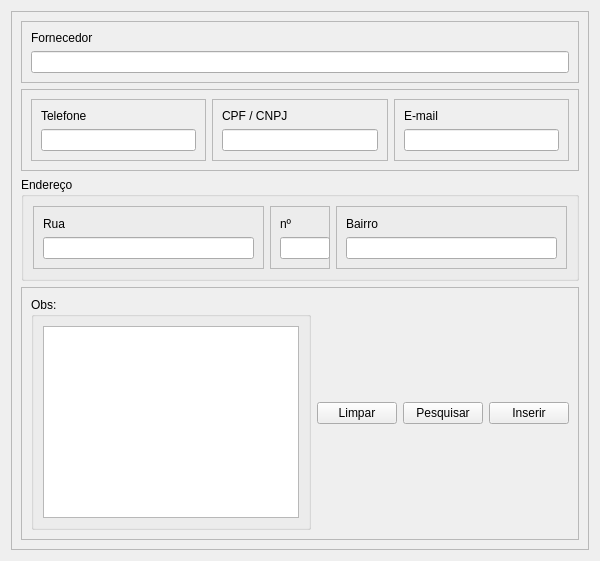
         <widget class="QWidget" name="tab_3">
          <attribute name="title">
           <string>Fornecedores</string>
          </attribute>
          <layout class="QHBoxLayout" name="horizontalLayout_11">
           <item>
            <widget class="QFrame" name="frame_13">
             <property name="minimumSize">
              <size>
               <width>0</width>
               <height>200</height>
              </size>
             </property>
             <property name="frameShape">
              <enum>QFrame::StyledPanel</enum>
             </property>
             <property name="frameShadow">
              <enum>QFrame::Raised</enum>
             </property>
             <layout class="QVBoxLayout" name="verticalLayout_10">
              <item>
               <widget class="QFrame" name="frame_15">
                <property name="frameShape">
                 <enum>QFrame::StyledPanel</enum>
                </property>
                <property name="frameShadow">
                 <enum>QFrame::Raised</enum>
                </property>
                <layout class="QVBoxLayout" name="verticalLayout_11">
                 <item>
                  <widget class="QLabel" name="label_9">
                   <property name="text">
                    <string>Fornecedor</string>
                   </property>
                  </widget>
                 </item>
                 <item>
                  <widget class="QLineEdit" name="lineEdit_8"/>
                 </item>
                </layout>
               </widget>
              </item>
              <item>
               <widget class="QFrame" name="frame_16">
                <property name="frameShape">
                 <enum>QFrame::StyledPanel</enum>
                </property>
                <property name="frameShadow">
                 <enum>QFrame::Raised</enum>
                </property>
                <layout class="QHBoxLayout" name="horizontalLayout_7">
                 <item>
                  <widget class="QFrame" name="frame_17">
                   <property name="frameShape">
                    <enum>QFrame::StyledPanel</enum>
                   </property>
                   <property name="frameShadow">
                    <enum>QFrame::Raised</enum>
                   </property>
                   <layout class="QVBoxLayout" name="verticalLayout_12">
                    <item>
                     <widget class="QLabel" name="label_10">
                      <property name="text">
                       <string>Telefone</string>
                      </property>
                     </widget>
                    </item>
                    <item>
                     <widget class="QLineEdit" name="lineEdit_9">
                      <property name="minimumSize">
                       <size>
                        <width>0</width>
                        <height>22</height>
                       </size>
                      </property>
                     </widget>
                    </item>
                   </layout>
                  </widget>
                 </item>
                 <item>
                  <widget class="QFrame" name="frame_18">
                   <property name="frameShape">
                    <enum>QFrame::StyledPanel</enum>
                   </property>
                   <property name="frameShadow">
                    <enum>QFrame::Raised</enum>
                   </property>
                   <layout class="QVBoxLayout" name="verticalLayout_13">
                    <item>
                     <widget class="QLabel" name="label_11">
                      <property name="text">
                       <string>CPF / CNPJ</string>
                      </property>
                     </widget>
                    </item>
                    <item>
                     <widget class="QLineEdit" name="lineEdit_10">
                      <property name="minimumSize">
                       <size>
                        <width>0</width>
                        <height>22</height>
                       </size>
                      </property>
                     </widget>
                    </item>
                   </layout>
                  </widget>
                 </item>
                 <item>
                  <widget class="QFrame" name="frame_19">
                   <property name="frameShape">
                    <enum>QFrame::StyledPanel</enum>
                   </property>
                   <property name="frameShadow">
                    <enum>QFrame::Raised</enum>
                   </property>
                   <layout class="QVBoxLayout" name="verticalLayout_14">
                    <item>
                     <widget class="QLabel" name="label_12">
                      <property name="text">
                       <string>E-mail</string>
                      </property>
                     </widget>
                    </item>
                    <item>
                     <widget class="QLineEdit" name="lineEdit_11">
                      <property name="minimumSize">
                       <size>
                        <width>0</width>
                        <height>22</height>
                       </size>
                      </property>
                     </widget>
                    </item>
                   </layout>
                  </widget>
                 </item>
                </layout>
               </widget>
              </item>
              <item>
               <widget class="QGroupBox" name="groupBox_3">
                <property name="minimumSize">
                 <size>
                  <width>0</width>
                  <height>100</height>
                 </size>
                </property>
                <property name="title">
                 <string>Endereço</string>
                </property>
                <layout class="QHBoxLayout" name="horizontalLayout_8">
                 <item>
                  <widget class="QFrame" name="frame_20">
                   <property name="minimumSize">
                    <size>
                     <width>0</width>
                     <height>50</height>
                    </size>
                   </property>
                   <property name="frameShape">
                    <enum>QFrame::StyledPanel</enum>
                   </property>
                   <property name="frameShadow">
                    <enum>QFrame::Raised</enum>
                   </property>
                   <layout class="QVBoxLayout" name="verticalLayout_15">
                    <item>
                     <widget class="QLabel" name="label_13">
                      <property name="minimumSize">
                       <size>
                        <width>0</width>
                        <height>15</height>
                       </size>
                      </property>
                      <property name="text">
                       <string>Rua</string>
                      </property>
                     </widget>
                    </item>
                    <item>
                     <widget class="QLineEdit" name="lineEdit_12">
                      <property name="minimumSize">
                       <size>
                        <width>0</width>
                        <height>22</height>
                       </size>
                      </property>
                     </widget>
                    </item>
                   </layout>
                  </widget>
                 </item>
                 <item>
                  <widget class="QFrame" name="frame_21">
                   <property name="minimumSize">
                    <size>
                     <width>0</width>
                     <height>50</height>
                    </size>
                   </property>
                   <property name="maximumSize">
                    <size>
                     <width>60</width>
                     <height>16777215</height>
                    </size>
                   </property>
                   <property name="frameShape">
                    <enum>QFrame::StyledPanel</enum>
                   </property>
                   <property name="frameShadow">
                    <enum>QFrame::Raised</enum>
                   </property>
                   <layout class="QVBoxLayout" name="verticalLayout_16">
                    <item>
                     <widget class="QLabel" name="label_14">
                      <property name="minimumSize">
                       <size>
                        <width>0</width>
                        <height>15</height>
                       </size>
                      </property>
                      <property name="maximumSize">
                       <size>
                        <width>30</width>
                        <height>16777215</height>
                       </size>
                      </property>
                      <property name="text">
                       <string>nº</string>
                      </property>
                     </widget>
                    </item>
                    <item>
                     <widget class="QLineEdit" name="lineEdit_13">
                      <property name="minimumSize">
                       <size>
                        <width>50</width>
                        <height>22</height>
                       </size>
                      </property>
                      <property name="maximumSize">
                       <size>
                        <width>50</width>
                        <height>16777215</height>
                       </size>
                      </property>
                     </widget>
                    </item>
                   </layout>
                  </widget>
                 </item>
                 <item>
                  <widget class="QFrame" name="frame_22">
                   <property name="minimumSize">
                    <size>
                     <width>0</width>
                     <height>50</height>
                    </size>
                   </property>
                   <property name="frameShape">
                    <enum>QFrame::StyledPanel</enum>
                   </property>
                   <property name="frameShadow">
                    <enum>QFrame::Raised</enum>
                   </property>
                   <layout class="QVBoxLayout" name="verticalLayout_17">
                    <item>
                     <widget class="QLabel" name="label_15">
                      <property name="minimumSize">
                       <size>
                        <width>0</width>
                        <height>15</height>
                       </size>
                      </property>
                      <property name="text">
                       <string>Bairro</string>
                      </property>
                     </widget>
                    </item>
                    <item>
                     <widget class="QLineEdit" name="lineEdit_14">
                      <property name="minimumSize">
                       <size>
                        <width>0</width>
                        <height>22</height>
                       </size>
                      </property>
                     </widget>
                    </item>
                   </layout>
                  </widget>
                 </item>
                </layout>
               </widget>
              </item>
              <item>
               <widget class="QFrame" name="frame_23">
                <property name="frameShape">
                 <enum>QFrame::StyledPanel</enum>
                </property>
                <property name="frameShadow">
                 <enum>QFrame::Raised</enum>
                </property>
                <layout class="QHBoxLayout" name="horizontalLayout_9">
                 <item>
                  <widget class="QGroupBox" name="groupBox_4">
                   <property name="minimumSize">
                    <size>
                     <width>0</width>
                     <height>0</height>
                    </size>
                   </property>
                   <property name="title">
                    <string>Obs:</string>
                   </property>
                   <layout class="QHBoxLayout" name="horizontalLayout_10">
                    <item>
                     <widget class="QTextEdit" name="textEdit_2">
                      <property name="minimumSize">
                       <size>
                        <width>0</width>
                        <height>0</height>
                       </size>
                      </property>
                     </widget>
                    </item>
                   </layout>
                  </widget>
                 </item>
                 <item>
                  <widget class="QPushButton" name="pushButton_4">
                   <property name="maximumSize">
                    <size>
                     <width>80</width>
                     <height>16777215</height>
                    </size>
                   </property>
                   <property name="text">
                    <string>Limpar</string>
                   </property>
                  </widget>
                 </item>
                 <item>
                  <widget class="QPushButton" name="pushButton_5">
                   <property name="maximumSize">
                    <size>
                     <width>80</width>
                     <height>16777215</height>
                    </size>
                   </property>
                   <property name="text">
                    <string>Pesquisar</string>
                   </property>
                  </widget>
                 </item>
                 <item>
                  <widget class="QPushButton" name="pushButton_6">
                   <property name="maximumSize">
                    <size>
                     <width>80</width>
                     <height>16777215</height>
                    </size>
                   </property>
                   <property name="text">
                    <string>Inserir</string>
                   </property>
                  </widget>
                 </item>
                </layout>
               </widget>
              </item>
             </layout>
            </widget>
           </item>
          </layout>
         </widget>
